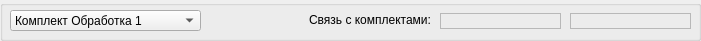
  <widget class="QGroupBox" name="groupBox">
   <property name="geometry">
    <rect>
     <x>10</x>
     <y>10</y>
     <width>701</width>
     <height>41</height>
    </rect>
   </property>
   <property name="title">
    <string/>
   </property>
   <widget class="QComboBox" name="comboGpr">
    <property name="geometry">
     <rect>
      <x>10</x>
      <y>10</y>
      <width>191</width>
      <height>21</height>
     </rect>
    </property>
    <item>
     <property name="text">
      <string>Комплект Обработка 1</string>
     </property>
    </item>
    <item>
     <property name="text">
      <string>Комплект Обработка 2</string>
     </property>
    </item>
   </widget>
   <widget class="QLabel" name="labelConnect1">
    <property name="geometry">
     <rect>
      <x>440</x>
      <y>13</y>
      <width>121</width>
      <height>16</height>
     </rect>
    </property>
    <property name="frameShape">
     <enum>QFrame::StyledPanel</enum>
    </property>
    <property name="text">
     <string/>
    </property>
   </widget>
   <widget class="QLabel" name="labelConnect2">
    <property name="geometry">
     <rect>
      <x>570</x>
      <y>13</y>
      <width>121</width>
      <height>16</height>
     </rect>
    </property>
    <property name="frameShape">
     <enum>QFrame::StyledPanel</enum>
    </property>
    <property name="text">
     <string/>
    </property>
   </widget>
   <widget class="QLabel" name="labelConnect">
    <property name="geometry">
     <rect>
      <x>220</x>
      <y>10</y>
      <width>211</width>
      <height>20</height>
     </rect>
    </property>
    <property name="text">
     <string>Связь с комплектами:</string>
    </property>
    <property name="alignment">
     <set>Qt::AlignRight|Qt::AlignTrailing|Qt::AlignVCenter</set>
    </property>
   </widget>
  </widget>
